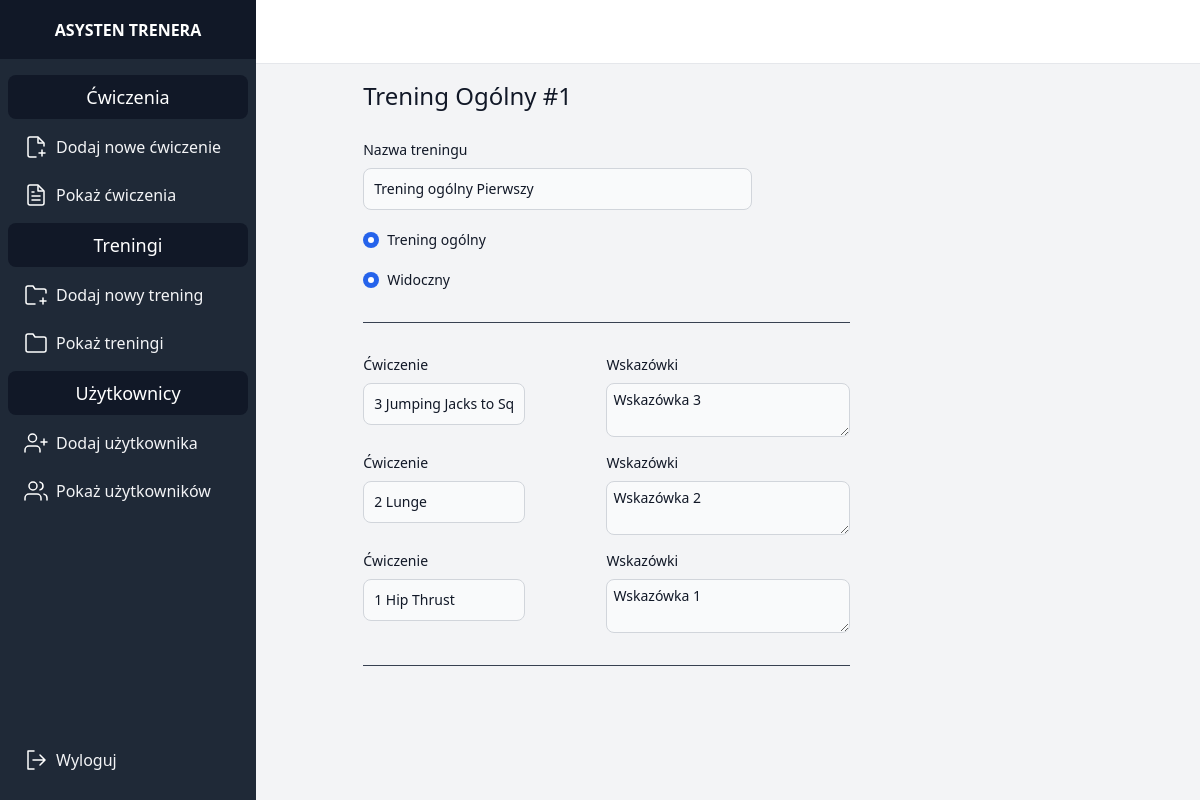
Page /training/general/1 (signed in) on the earlier database version.
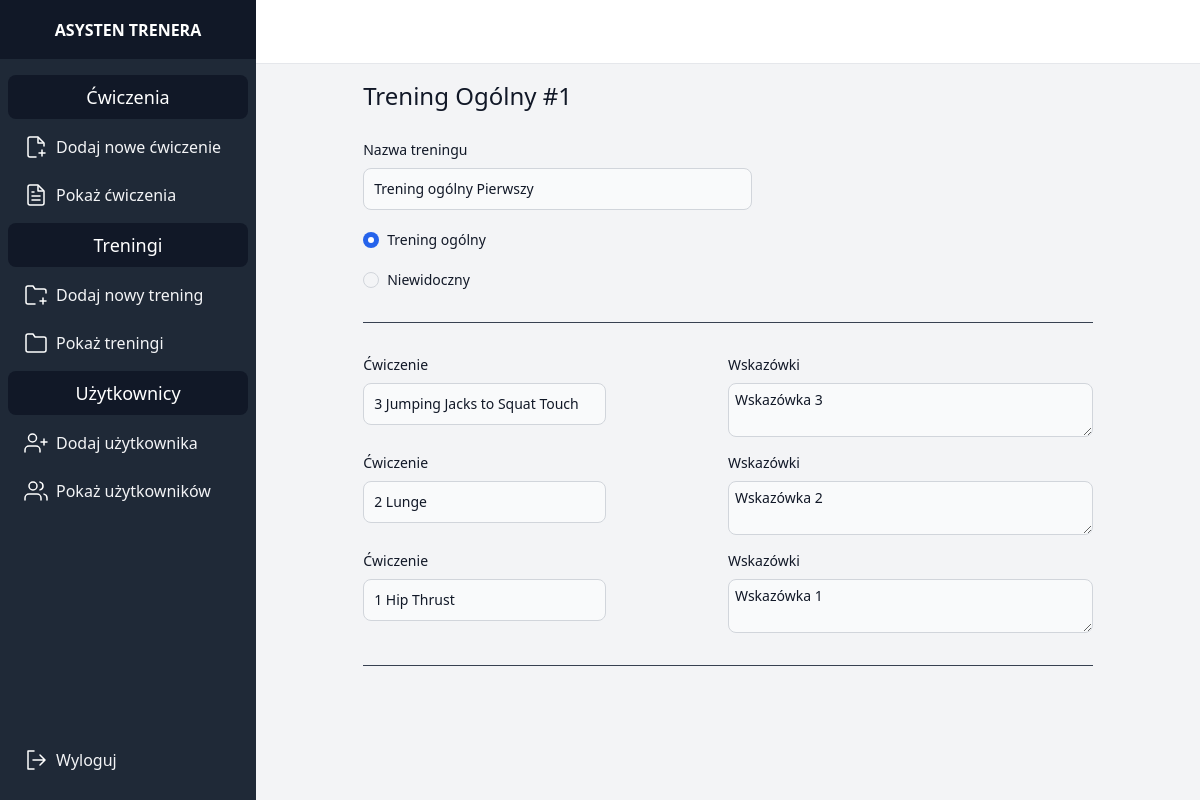
Same page on the later database version.
### trener/views.py (the view)
# urls.py: path('training/general/<id>', views.show_general_training, name='show_general_training'),
@login_required
def show_general_training(request, id):
    general_training = GeneralWorkout.objects.get(id=id)
    workout_exercises = WorkoutExercise.objects.filter(general_workout_id=id)
    return render(request, 'show_training.html', {'training': general_training, 'workout_exercises': workout_exercises})

### trener_style/templates/show_training.html (shortened to what this page needs)
{% extends 'base.html' %}
{% load static %}
{% block content %}
    <form class="mx-auto mb-2 w-4/5 items-center" method="post" enctype="multipart/form-data">
        <div>
            <p class="font-medium text-gray-900 text-2xl mb-7">
                Trening {% if training.workout_date %} Personalny {% endif %} {% if not training.workout_date %} Ogólny {% endif %}#{{ training.id }}
            </p>
        </div>
        <div class="flex-1 w-2/3">
            <div class="mb-5 w-4/5">
                <label for="id_title" class="block mb-2 text-sm font-medium text-gray-900">Nazwa treningu</label>
                <input name="title" class="w-full bg-gray-50 border border-gray-300 text-gray-900 text-sm rounded-lg focus:ring-blue-500 focus:border-blue-500 block p-2.5" value="{{ training.title }}" disabled>
            </div>
            <div class="mb-5 w-4/5">
                {% if not training.workout_date %}
                <div class="flex items-center">
                    <input checked disabled id="general-training-radio" type="radio" value="general" name="training-type" class="w-4 h-4 text-blue-600 bg-gray-100 border-gray-300 focus:ring-blue-500 focus:ring-2">
                    <label for="general-training-radio" class="ms-2 text-sm font-medium text-gray-900">Trening ogólny</label>
                </div>
                {% endif %}
            </div>
            <div class="mb-5 w-4/5">
            {% if training.visibility %}
                <div class="flex items-center">
                    <input  checked id="visible-yes-radio" type="radio" value="yes" name="visible-radio" class="w-4 h-4 text-blue-600 bg-gray-100 border-gray-300 focus:ring-blue-500 focus:ring-2">
                    <label for="visible-yes-radio" class="ms-2 text-sm font-medium text-gray-900">Widoczny</label>
                </div>
            {% endif %}
            {% if not training.visibility %}
                <div class="flex items-center">
                    <input {% if form.visibility == "no" %} checked {% endif %} id="visible-no-radio" type="radio" value="no" name="visible-radio" class="w-4 h-4 text-blue-600 bg-gray-100 border-gray-300 focus:ring-blue-500 focus:ring-2">
                    <label for="visible-no-radio" class="ms-2 text-sm font-medium text-gray-900">Niewidoczny</label>
                </div>
            </div>
            {% endif %}
        </div>
        <hr class="h-px mx-auto w-full my-8 bg-gray-700 border-0">
        <div id="exercises-container" class="space-y-4 flex flex-col">
            {% for workout_exercise in workout_exercises %}
            <div class="flex flex-row justify-between" id="exercise">
                <div class="w-1/3">
                    <label for="exercise-list" class="block mb-2 text-sm font-medium text-gray-900">Ćwiczenie</label>
                    <input value="{{ workout_exercise.exercise.id }} {{ workout_exercise.exercise.title }}" id="exercise-list" class="w-full bg-gray-50 border border-gray-300 text-gray-900 text-sm rounded-lg focus:ring-blue-500 focus:border-blue-500 block p-2.5" disabled>
                </div>
                <div class="w-1/2">
                    <label for="tips" class="block mb-2 text-sm font-medium text-gray-900">Wskazówki</label>
                    <textarea disabled id="tips" class="w-full block p-1.5 text-sm text-gray-900 bg-gray-50 rounded-lg border border-gray-300 focus:ring-blue-500 focus:border-blue-500" rows="2">{{ workout_exercise.comment }}</textarea>
                </div>
            </div>
            {% endfor %}
        </div>
        <hr class="h-px mx-auto w-full my-8 bg-gray-700 border-0">
    </form>
{% endblock %}

Differences in the rows shown:
changed GeneralWorkout "Trening ogólny Pierwszy": visibility True → False (drawn)
Other differences:
form field visible-radio: (not shown) → "☐ Niewidoczny"
form field visible-radio: "☑ Widoczny" → (not shown)
text no longer shown: "Widoczny"
text now shown: "Niewidoczny"
